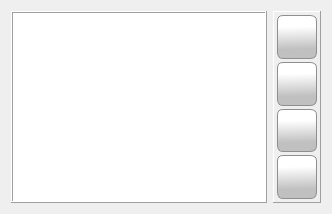
      <widget class="QWidget" name="tab_deeds">
       <attribute name="icon">
        <iconset resource="../res/main_form.qrc">
         <normaloff>:/icons/res/icon/deal.png</normaloff>:/icons/res/icon/deal.png</iconset>
       </attribute>
       <attribute name="title">
        <string>Umowy</string>
       </attribute>
       <layout class="QHBoxLayout" name="hrlayout_tab_deeds">
        <item>
         <widget class="QTableView" name="tblvw_deeds">
          <property name="frameShape">
           <enum>QFrame::Box</enum>
          </property>
          <property name="frameShadow">
           <enum>QFrame::Raised</enum>
          </property>
          <property name="editTriggers">
           <set>QAbstractItemView::NoEditTriggers</set>
          </property>
          <property name="alternatingRowColors">
           <bool>false</bool>
          </property>
          <property name="selectionMode">
           <enum>QAbstractItemView::SingleSelection</enum>
          </property>
          <property name="selectionBehavior">
           <enum>QAbstractItemView::SelectRows</enum>
          </property>
          <property name="gridStyle">
           <enum>Qt::DashLine</enum>
          </property>
          <attribute name="horizontalHeaderStretchLastSection">
           <bool>true</bool>
          </attribute>
         </widget>
        </item>
        <item>
         <widget class="QFrame" name="deed_control_frame">
          <property name="frameShape">
           <enum>QFrame::Panel</enum>
          </property>
          <property name="frameShadow">
           <enum>QFrame::Raised</enum>
          </property>
          <layout class="QVBoxLayout" name="vtlayout_deed_control_frame">
           <property name="spacing">
            <number>3</number>
           </property>
           <property name="leftMargin">
            <number>3</number>
           </property>
           <property name="topMargin">
            <number>3</number>
           </property>
           <property name="rightMargin">
            <number>3</number>
           </property>
           <property name="bottomMargin">
            <number>3</number>
           </property>
           <item>
            <widget class="QPushButton" name="btn_deed_add">
             <property name="sizePolicy">
              <sizepolicy hsizetype="Fixed" vsizetype="Expanding">
               <horstretch>0</horstretch>
               <verstretch>0</verstretch>
              </sizepolicy>
             </property>
             <property name="minimumSize">
              <size>
               <width>40</width>
               <height>40</height>
              </size>
             </property>
             <property name="cursor">
              <cursorShape>PointingHandCursor</cursorShape>
             </property>
             <property name="toolTip">
              <string>Dodaj dokument</string>
             </property>
             <property name="styleSheet">
              <string notr="true">QPushButton {
border: 1px solid #8f8f91;
border-radius: 6px;
background-color: qlineargradient(spread:pad, x1:0.529318, y1:1, x2:0.511909, y2:0.262, stop:0.295455 rgba(192, 192, 192, 255), stop:1 rgba(255, 255, 255, 255))
}
QPushButton:hover {
border: 1px solid #8f8f91;
border-radius: 6px;
background-color: qlineargradient(spread:pad, x1:0.507, y1:0.937, x2:0.489, y2:0.08, stop:0 rgba(207, 207, 207, 255), stop:1 rgba(255, 255, 255, 255))
 }
QPushButton:pressed {
border: 1px solid #8f8f91;
border-radius: 6px;
 background-color: qlineargradient(spread:pad, x1:0.513, y1:0, x2:0.495, y2:0.886, stop:0.306818 rgba(208, 208, 208, 255), stop:1 rgba(255, 255, 255, 255))
}</string>
             </property>
             <property name="text">
              <string/>
             </property>
             <property name="icon">
              <iconset resource="../res/main_form.qrc">
               <normaloff>:/icons/res/icon/plus.png</normaloff>:/icons/res/icon/plus.png</iconset>
             </property>
             <property name="iconSize">
              <size>
               <width>32</width>
               <height>32</height>
              </size>
             </property>
            </widget>
           </item>
           <item>
            <widget class="QPushButton" name="btn_deed_edit">
             <property name="sizePolicy">
              <sizepolicy hsizetype="Fixed" vsizetype="Expanding">
               <horstretch>0</horstretch>
               <verstretch>0</verstretch>
              </sizepolicy>
             </property>
             <property name="minimumSize">
              <size>
               <width>40</width>
               <height>40</height>
              </size>
             </property>
             <property name="cursor">
              <cursorShape>PointingHandCursor</cursorShape>
             </property>
             <property name="toolTip">
              <string>Edytuj dokument</string>
             </property>
             <property name="styleSheet">
              <string notr="true">QPushButton {
border: 1px solid #8f8f91;
border-radius: 6px;
background-color: qlineargradient(spread:pad, x1:0.529318, y1:1, x2:0.511909, y2:0.262, stop:0.295455 rgba(192, 192, 192, 255), stop:1 rgba(255, 255, 255, 255))
}
QPushButton:hover {
border: 1px solid #8f8f91;
border-radius: 6px;
background-color: qlineargradient(spread:pad, x1:0.507, y1:0.937, x2:0.489, y2:0.08, stop:0 rgba(207, 207, 207, 255), stop:1 rgba(255, 255, 255, 255))
 }
QPushButton:pressed {
border: 1px solid #8f8f91;
border-radius: 6px;
 background-color: qlineargradient(spread:pad, x1:0.513, y1:0, x2:0.495, y2:0.886, stop:0.306818 rgba(208, 208, 208, 255), stop:1 rgba(255, 255, 255, 255))
}</string>
             </property>
             <property name="text">
              <string/>
             </property>
             <property name="icon">
              <iconset resource="../res/main_form.qrc">
               <normaloff>:/icons/res/icon/pen.png</normaloff>:/icons/res/icon/pen.png</iconset>
             </property>
             <property name="iconSize">
              <size>
               <width>32</width>
               <height>32</height>
              </size>
             </property>
            </widget>
           </item>
           <item>
            <widget class="QPushButton" name="btn_deed_delete">
             <property name="sizePolicy">
              <sizepolicy hsizetype="Fixed" vsizetype="Expanding">
               <horstretch>0</horstretch>
               <verstretch>0</verstretch>
              </sizepolicy>
             </property>
             <property name="minimumSize">
              <size>
               <width>40</width>
               <height>40</height>
              </size>
             </property>
             <property name="cursor">
              <cursorShape>PointingHandCursor</cursorShape>
             </property>
             <property name="toolTip">
              <string>Usuń dokument</string>
             </property>
             <property name="styleSheet">
              <string notr="true">QPushButton {
border: 1px solid #8f8f91;
border-radius: 6px;
background-color: qlineargradient(spread:pad, x1:0.529318, y1:1, x2:0.511909, y2:0.262, stop:0.295455 rgba(192, 192, 192, 255), stop:1 rgba(255, 255, 255, 255))
}
QPushButton:hover {
border: 1px solid #8f8f91;
border-radius: 6px;
background-color: qlineargradient(spread:pad, x1:0.507, y1:0.937, x2:0.489, y2:0.08, stop:0 rgba(207, 207, 207, 255), stop:1 rgba(255, 255, 255, 255))
 }
QPushButton:pressed {
border: 1px solid #8f8f91;
border-radius: 6px;
 background-color: qlineargradient(spread:pad, x1:0.513, y1:0, x2:0.495, y2:0.886, stop:0.306818 rgba(208, 208, 208, 255), stop:1 rgba(255, 255, 255, 255))
}</string>
             </property>
             <property name="text">
              <string/>
             </property>
             <property name="icon">
              <iconset resource="../res/main_form.qrc">
               <normaloff>:/icons/res/icon/decline.png</normaloff>:/icons/res/icon/decline.png</iconset>
             </property>
             <property name="iconSize">
              <size>
               <width>32</width>
               <height>32</height>
              </size>
             </property>
            </widget>
           </item>
           <item>
            <widget class="QPushButton" name="btn_deed_print">
             <property name="sizePolicy">
              <sizepolicy hsizetype="Fixed" vsizetype="Expanding">
               <horstretch>0</horstretch>
               <verstretch>0</verstretch>
              </sizepolicy>
             </property>
             <property name="minimumSize">
              <size>
               <width>40</width>
               <height>40</height>
              </size>
             </property>
             <property name="cursor">
              <cursorShape>PointingHandCursor</cursorShape>
             </property>
             <property name="toolTip">
              <string>Drukuj dokumenty</string>
             </property>
             <property name="styleSheet">
              <string notr="true">QPushButton {
border: 1px solid #8f8f91;
border-radius: 6px;
background-color: qlineargradient(spread:pad, x1:0.529318, y1:1, x2:0.511909, y2:0.262, stop:0.295455 rgba(192, 192, 192, 255), stop:1 rgba(255, 255, 255, 255))
}
QPushButton:hover {
border: 1px solid #8f8f91;
border-radius: 6px;
background-color: qlineargradient(spread:pad, x1:0.507, y1:0.937, x2:0.489, y2:0.08, stop:0 rgba(207, 207, 207, 255), stop:1 rgba(255, 255, 255, 255))
 }
QPushButton:pressed {
border: 1px solid #8f8f91;
border-radius: 6px;
 background-color: qlineargradient(spread:pad, x1:0.513, y1:0, x2:0.495, y2:0.886, stop:0.306818 rgba(208, 208, 208, 255), stop:1 rgba(255, 255, 255, 255))
}</string>
             </property>
             <property name="text">
              <string/>
             </property>
             <property name="icon">
              <iconset resource="../res/main_form.qrc">
               <normaloff>:/icons/res/icon/printer.png</normaloff>:/icons/res/icon/printer.png</iconset>
             </property>
             <property name="iconSize">
              <size>
               <width>32</width>
               <height>32</height>
              </size>
             </property>
            </widget>
           </item>
          </layout>
         </widget>
        </item>
       </layout>
      </widget>
